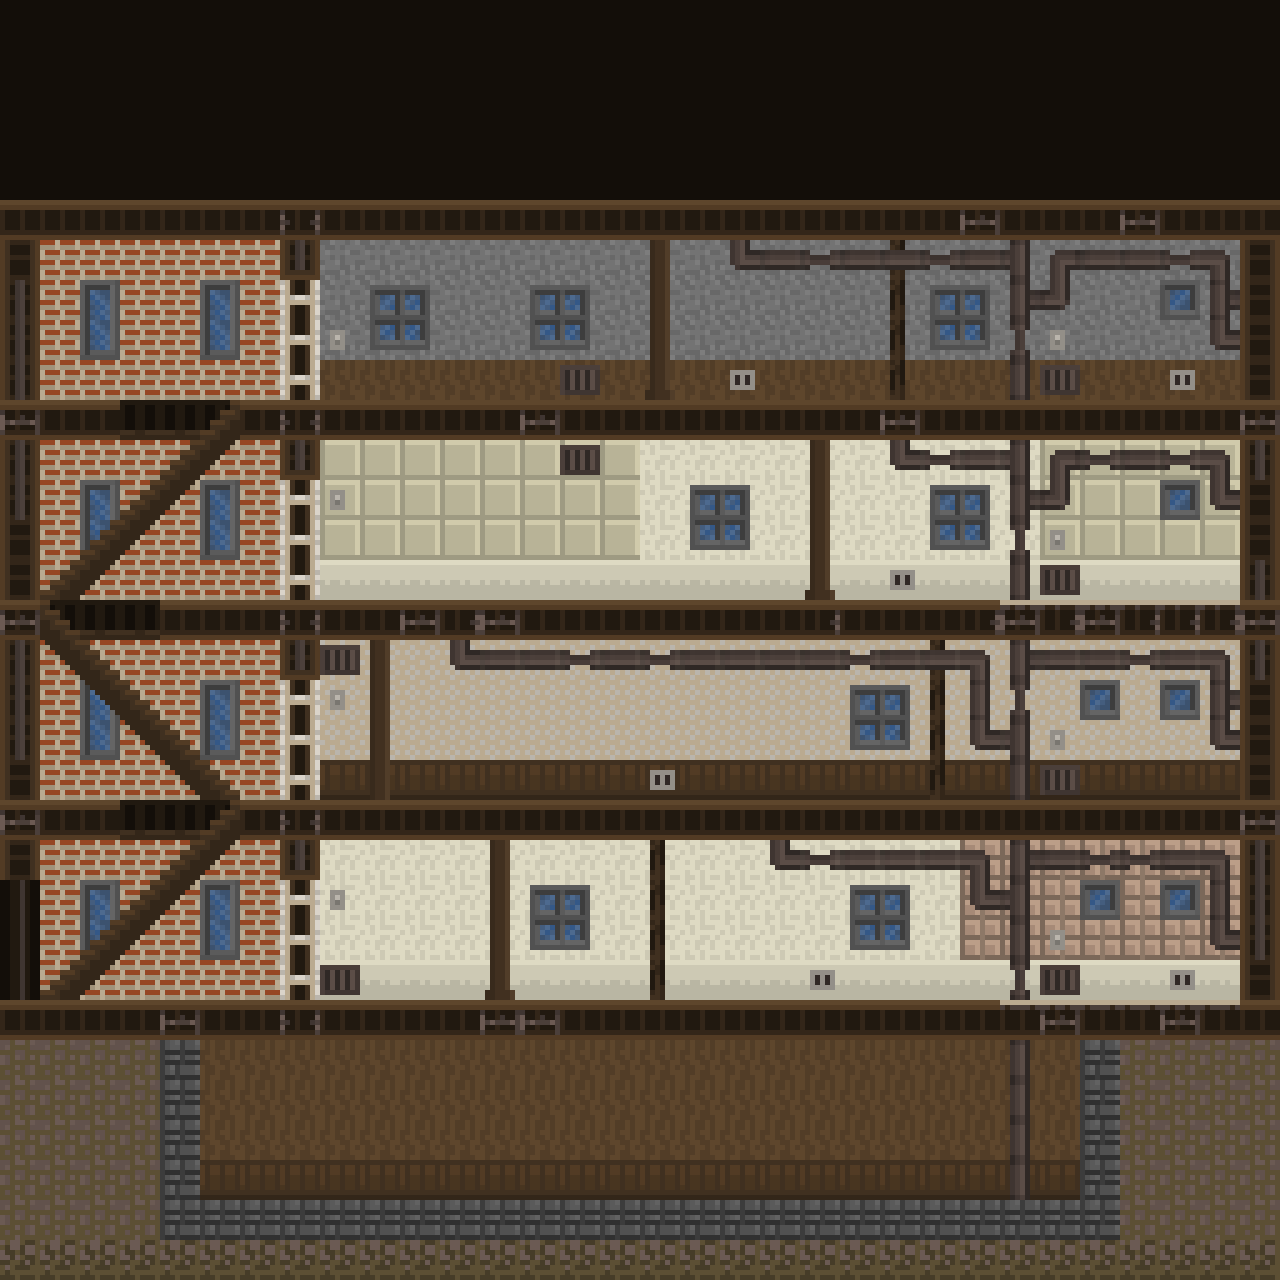

Below is a game level as drawn by its tile map, then a one-line description and the .tmx that defines it (tile-layer data replaced by summaries):
An orthogonal 32x32 tile map with 40x40 px tiles, 5 tile layers (bg, walls, subDecals, decals, ...) and 9 objects (5x door, 4x doorSide).

<map version="1.0" orientation="orthogonal" renderorder="left-up" width="32" height="32" tilewidth="40" tileheight="40" nextobjectid="22">
 <tileset firstgid="1" name="tilesetBig" tilewidth="40" tileheight="40">
  <image source="../assets/tilesetBig.png" width="640" height="640" />
 </tileset>
 <layer name="bg" width="32" height="32">
  <data>[1024 cells, 1024 non-empty, 1 distinct tile ids]</data>
 </layer>
 <layer name="walls" width="32" height="32">
  <data>[1024 cells, 606 non-empty, 11 distinct tile ids]</data>
 </layer>
 <layer name="subDecals" width="32" height="32">
  <data>[1024 cells, 106 non-empty, 16 distinct tile ids]</data>
 </layer>
 <objectgroup name="objectsLayer">
  <object id="1" name="door1" type="door" x="223.667" y="1091" width="89.3333" height="110">
   <properties>
    <property name="sprite" value="door" />
   </properties>
  </object>
  <object id="12" name="door1" type="door" x="687.333" y="889.333" width="89.3333" height="110">
   <properties>
    <property name="sprite" value="door" />
   </properties>
  </object>
  <object id="13" name="door1" type="door" x="451.333" y="691.667" width="89.3333" height="110">
   <properties>
    <property name="sprite" value="door" />
   </properties>
  </object>
  <object id="14" name="door1" type="door" x="451.333" y="488.667" width="89.3333" height="110">
   <properties>
    <property name="sprite" value="door" />
   </properties>
  </object>
  <object id="15" name="door1" type="door" x="781.333" y="291.667" width="89.3333" height="110">
   <properties>
    <property name="sprite" value="door" />
   </properties>
  </object>
 </objectgroup>
 <layer name="decals" width="32" height="32">
  <data>[1024 cells, 129 non-empty, 16 distinct tile ids]</data>
 </layer>
 <layer name="layer" width="32" height="32">
  <data>[1024 cells, 288 non-empty, 13 distinct tile ids]</data>
 </layer>
 <objectgroup name="doorSide">
  <object id="16" name="apartment2" type="doorSide" x="294.5" y="686.333" width="55.5" height="110" />
  <object id="18" name="apartment1" type="doorSide" x="292.25" y="885.833" width="55.5" height="110" />
  <object id="20" name="apartment3" type="doorSide" x="294.25" y="487" width="55.5" height="110" />
  <object id="21" name="apartment4" type="doorSide" x="294.917" y="285.667" width="55.5" height="110" />
 </objectgroup>
</map>